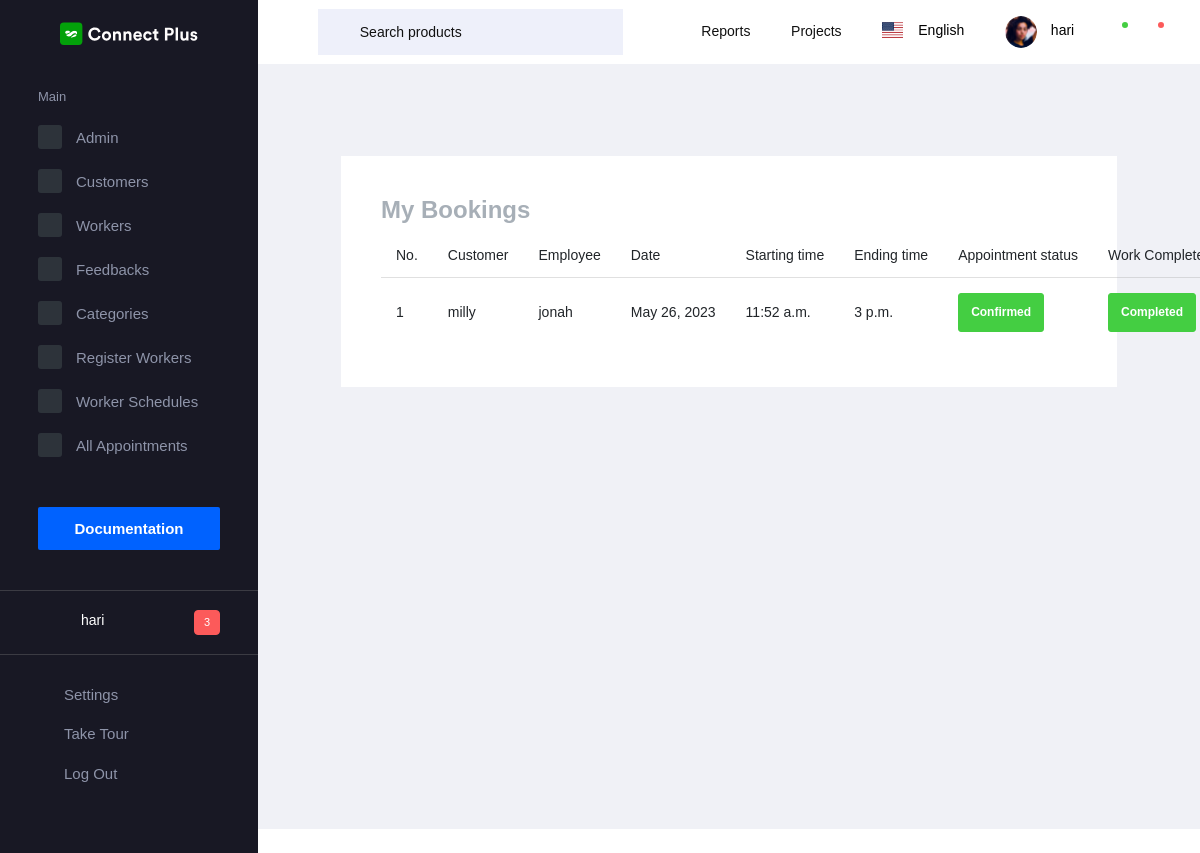
Page /all_appointments (signed in) on the earlier database version.
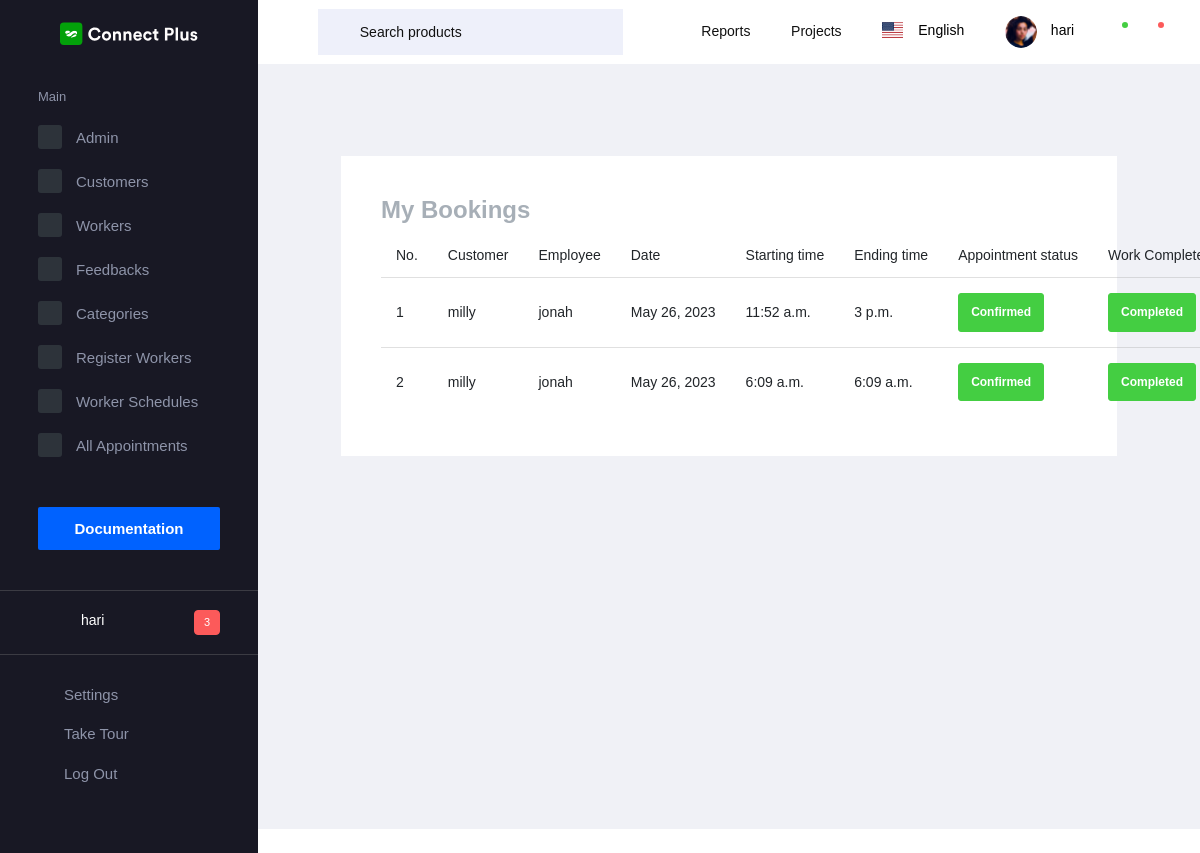
Same page on the later database version.
### app/models.py (models this page shows)
class BookAppointment(models.Model):
    schedule = models.ForeignKey(WorkSchedule, on_delete=models.DO_NOTHING)
    customer = models.ForeignKey(Login, on_delete=models.DO_NOTHING)
    status = models.IntegerField(default=0, null=True)
    completed = models.IntegerField(default=0, null=True)

class Login(AbstractUser):
    is_worker = models.BooleanField(default=False)
    is_customer = models.BooleanField(default=False)
    name = models.CharField(max_length=42, null=True)
    phone = models.CharField(max_length=15, null=True)
    profile_pic = models.FileField(upload_to='documents/', null=True)
    status = models.IntegerField(default=0, null=True)
    category = models.ForeignKey(WorkerCategory, on_delete=models.CASCADE, null=True)
    gender = models.CharField(max_length=10)
    address = models.TextField(max_length=150)

class WorkSchedule(models.Model):
    user = models.ForeignKey(Login, on_delete=models.DO_NOTHING)
    date = models.DateField(null=True, blank=True)
    start_time = models.TimeField()
    end_time = models.TimeField()
    customer = models.CharField(max_length=20, null=True, blank=True)

### app/admin_views.py (the view)
# urls.py: path('all_appointments', admin_views.all_appointments, name="all_appointments"),
@cache_control(no_cache=True, must_revalidate=True, no_store=True)
@login_required
def all_appointments(request):
    data = BookAppointment.objects.all()
    return render(request, 'admin/all_appointments.html', {'data': data})

### templates/admin/all_appointments.html (shortened to what this page needs)
{% extends "admin/base_admin.html" %}
{%load crispy_forms_tags %}
{% block content %}
<div class="content-wrapper">
        <div class="row">
            <div class="col-md-12 grid-margin stretch-card">
                <div class="card">
                  <div class="card-body">
                      <h2>My Bookings</h2>
                      <table class="table">
                        <thead>
                          <tr>
                            <th scope="col">No.</th>
                            <th scope="col">Customer</th>
                            <th scope="col">Employee</th>
                            <th scope="col">Date</th>
                            <th scope="col">Starting time</th>
                            <th scope="col">Ending time</th>
                            <th scope="col">Appointment status</th>
                            <th scope="col">Work Completed</th>
                          </tr>
                        </thead>
                        <tbody>
                        {% for i in data %}
                          <tr>
                            <td>{{forloop.counter}}</td>
                            <td>{{i.customer}}</td>
                            <td>{{i.schedule.user}}</td>
                            <td>{{i.schedule.date}}</td>
                            <td>{{i.schedule.start_time}}</td>
                            <td>{{i.schedule.end_time}}</td>
                            <td>
                              {% if i.status == 0 %}
                              <button type="button" class="btn btn-warning">Pending</button>
                                  {% elif i.status == 1 %}
                                      <button type="button" class="btn btn-success">Confirmed</button>
                              {% else %}
                                      <button type="button" class="btn btn-danger">Rejected</button>
                              {% endif %}
                              </td>
                              <td>
                                  {% if i.completed == 1 %}
                                  <button type="button" class="btn btn-success">Completed</button>
                                  {% else %}
                                  <button type="button" class="btn btn-danger">Not Completed</button>
                                  {% endif %}
                              </td>
                          </tr>
                          {% endfor %}
                        </tbody>
                      </table>
                  </div>
                </div>
            </div>
        </div>
</div>
{% endblock %}

Differences in the rows shown:
added BookAppointment: customer "milly", schedule.user "jonah", schedule "May 26, 2023", schedule.start_time "6:09 a.m.", schedule.end_time "6:09 a.m.", status "Confirmed", completed "Completed"
